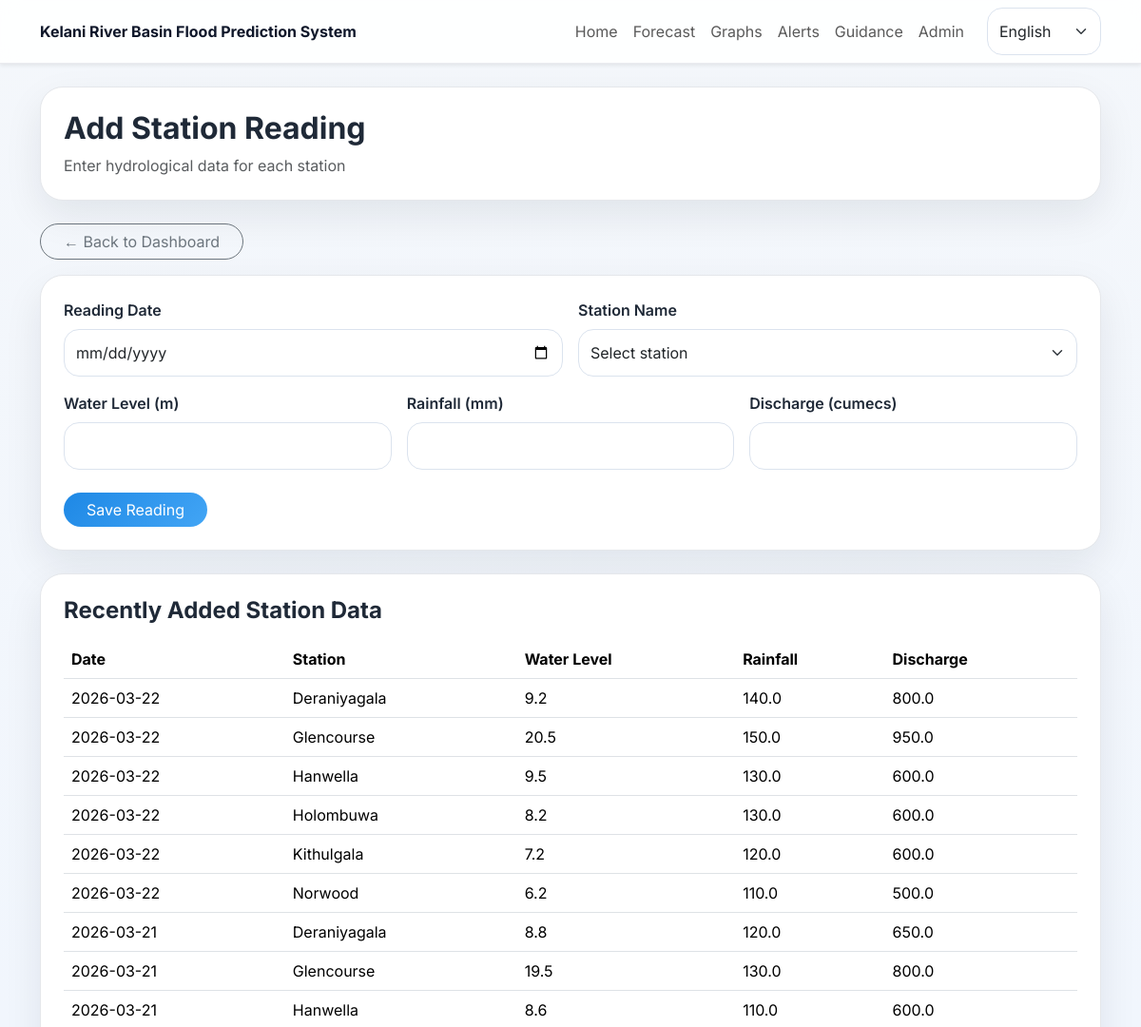
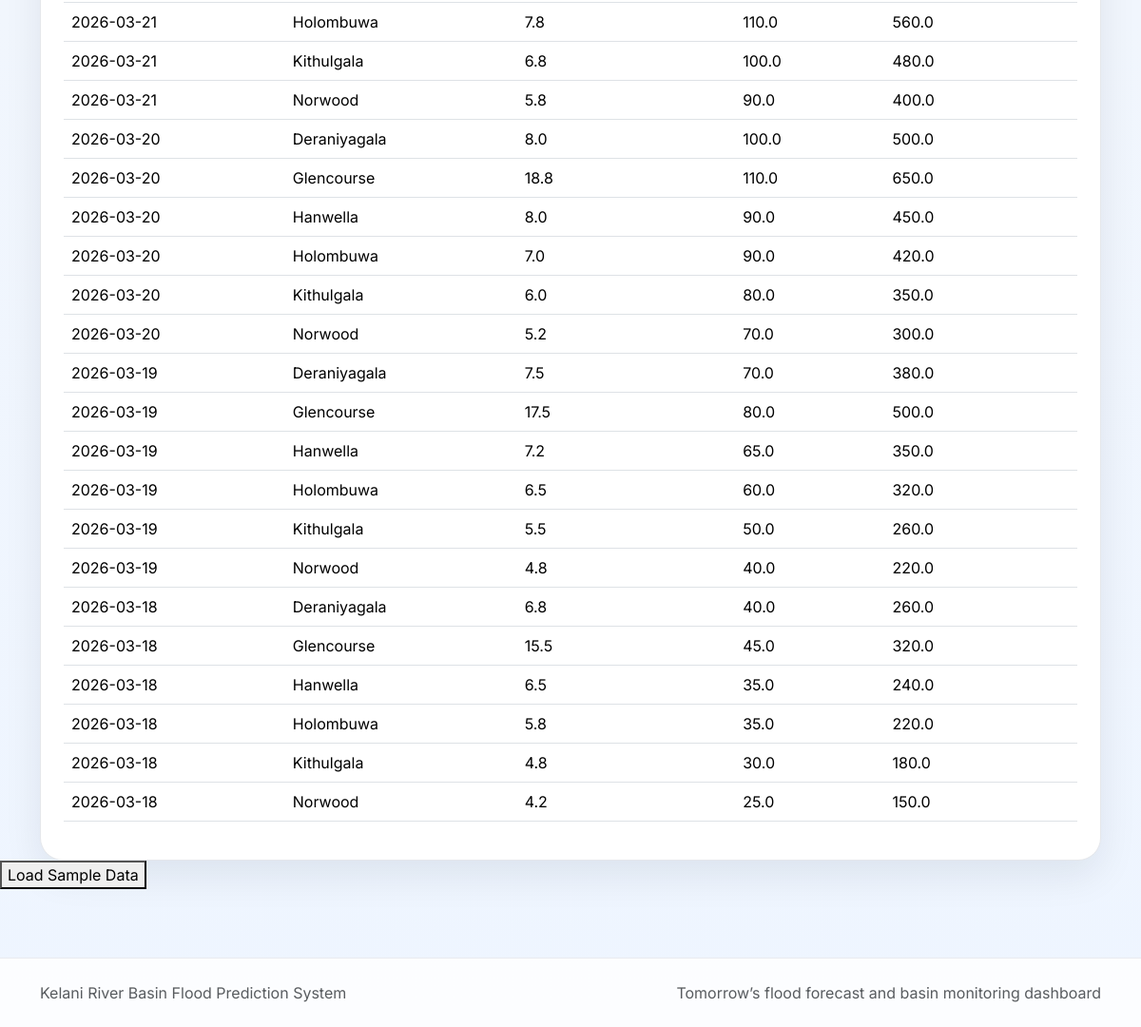
Page /admin/add-reading (signed in) on the committed database (2 pictures, top to bottom).
### app/models.py (models this page shows, shortened)
class StationReading(db.Model):
    __tablename__ = "station_readings"
    id = db.Column(db.Integer, primary_key=True)
    reading_date = db.Column(db.Date, nullable=False, index=True)
    station_name = db.Column(db.String(50), nullable=False, index=True)
    water_level = db.Column(db.Float, nullable=False)
    rainfall = db.Column(db.Float, nullable=False)
    discharge = db.Column(db.Float, nullable=False)
    created_by = db.Column(db.Integer, db.ForeignKey("admin_users.id"), nullable=True)
    created_at = db.Column(db.DateTime, default=datetime.utcnow)

### app/routes/admin.py (the view, shortened to what this page needs)
@admin_bp.route("/add-reading", methods=["GET", "POST"])
@login_required
def add_reading_page():
    readings = StationReading.query.order_by(
        StationReading.reading_date.desc(),
        StationReading.station_name.asc()
    ).limit(30).all()
    return render_template(
        "admin/add_reading.html",
        stations=STATIONS,
        readings=readings
    )

### app/models.py (called while the page is built)
@login_manager.user_loader
def load_user(user_id):
    try:
        return AdminUser.query.get(int(user_id))
    except (ValueError, TypeError):
        return None

### templates/admin/add_reading.html (shortened to what this page needs)
{% extends "base.html" %}
{% block content %}
<div class="container">
    <div class="page-header-card mb-4">
        <h2 class="fw-bold mb-2">Add Station Reading</h2>
        <p class="text-muted mb-0">Enter hydrological data for each station</p>
    </div>
    <div class="mb-3">
        <a href="{{ url_for('admin.dashboard') }}" class="btn btn-outline-secondary rounded-pill px-4">← Back to Dashboard</a>
    </div>
    <div class="content-card mb-4">
        <form method="POST" action="{{ url_for('admin.add_reading_page') }}">
            <div class="row g-3">
                <div class="col-md-6">
                    <label class="form-label fw-semibold">Reading Date</label>
                    <input type="date" name="reading_date" class="form-control rounded-4" required>
                </div>
                <div class="col-md-6">
                    <label class="form-label fw-semibold">Station Name</label>
                    <select name="station_name" class="form-select rounded-4" required>
                        <option value="">Select station</option>
                    </select>
                </div>
                <div class="col-md-4">
                    <label class="form-label fw-semibold">Water Level (m)</label>
                    <input type="number" step="0.01" name="water_level" class="form-control rounded-4" required>
                </div>
                <div class="col-md-4">
                    <label class="form-label fw-semibold">Rainfall (mm)</label>
                    <input type="number" step="0.01" name="rainfall" class="form-control rounded-4" required>
                </div>
                <div class="col-md-4">
                    <label class="form-label fw-semibold">Discharge (cumecs)</label>
                    <input type="number" step="0.01" name="discharge" class="form-control rounded-4" required>
                </div>
            </div>
            <div class="mt-4">
                <button type="submit" class="btn btn-primary rounded-pill px-4">Save Reading</button>
            </div>
        </form>
    </div>
    <div class="content-card">
        <h4 class="fw-bold mb-3">Recently Added Station Data</h4>
        <div class="table-responsive">
            <table class="table align-middle">
                <thead>
                    <tr>
                        <th>Date</th>
                        <th>Station</th>
                        <th>Water Level</th>
                        <th>Rainfall</th>
                        <th>Discharge</th>
                    </tr>
                </thead>
                <tbody>
                    {% for row in readings %}
                    <tr>
                        <td>{{ row.reading_date }}</td>
                        <td>{{ row.station_name }}</td>
                        <td>{{ row.water_level }}</td>
                        <td>{{ row.rainfall }}</td>
                        <td>{{ row.discharge }}</td>
                    </tr>
                    {% else %}
                    <tr>
                        <td colspan="5" class="text-center text-muted">No station data added yet.</td>
                    </tr>
                    {% endfor %}
                </tbody>
            </table>
        </div>
    </div>
</div>
<button type="button" onclick="loadSampleData()">Load Sample Data</button>
{% endblock %}

### static/css/style.css (style rules this page uses)
:root { --primary: #1e88e5; --secondary: #26a69a; --warning: #f9a825; --danger: #e53935; --purple: #8e44ad; --dark: #0f172a; --bg: #f4f7fb; --card: #ffffff; --text: #1f2937; --muted: #6b7280; --border: #e5e7eb; --shadow: 0 16px 40px rgba(15, 23, 42, 0.08); }
body { font-family: "Inter", "Noto Sans Sinhala", "Noto Sans Tamil", sans-serif; background: linear-gradient(180deg, #f4f7fb 0%, #eef5ff 100%); color: var(--text); }
.page-header-card, .content-card, .auth-card, .dashboard-link-card, .glass-card, .metric-card, .forecast-card { border-radius: 1.5rem; box-shadow: var(--shadow); }
.page-header-card, .content-card, .auth-card, .dashboard-link-card, .glass-card { background: var(--card); border: 1px solid var(--border); padding: 1.5rem; }
.form-control, .form-select { border: 1px solid #dbe3ee; min-height: 50px; border-radius: 1rem !important; }
.btn-primary { background: linear-gradient(135deg, #1e88e5, #42a5f5); border: none; }

### rows in the picture
StationReading: reading_date "2026-03-22", station_name "Deraniyagala", water_level "9.2", rainfall "140.0", discharge "800.0"
StationReading: reading_date "2026-03-22", station_name "Glencourse", water_level "20.5", rainfall "150.0", discharge "950.0"
StationReading: reading_date "2026-03-22", station_name "Hanwella", water_level "9.5", rainfall "130.0", discharge "600.0"
StationReading: reading_date "2026-03-22", station_name "Holombuwa", water_level "8.2", rainfall "130.0", discharge "600.0"
StationReading: reading_date "2026-03-22", station_name "Kithulgala", water_level "7.2", rainfall "120.0", discharge "600.0"
StationReading: reading_date "2026-03-22", station_name "Norwood", water_level "6.2", rainfall "110.0", discharge "500.0"
StationReading: reading_date "2026-03-21", station_name "Deraniyagala", water_level "8.8", rainfall "120.0", discharge "650.0"
StationReading: reading_date "2026-03-21", station_name "Glencourse", water_level "19.5", rainfall "130.0", discharge "800.0"
StationReading: reading_date "2026-03-21", station_name "Hanwella", water_level "8.6", rainfall "110.0", discharge "600.0"
StationReading: reading_date "2026-03-21", station_name "Holombuwa", water_level "7.8", rainfall "110.0", discharge "560.0"
StationReading: reading_date "2026-03-21", station_name "Kithulgala", water_level "6.8", rainfall "100.0", discharge "480.0"
StationReading: reading_date "2026-03-21", station_name "Norwood", water_level "5.8", rainfall "90.0", discharge "400.0"
StationReading: reading_date "2026-03-20", station_name "Deraniyagala", water_level "8.0", rainfall "100.0", discharge "500.0"
StationReading: reading_date "2026-03-20", station_name "Glencourse", water_level "18.8", rainfall "110.0", discharge "650.0"
StationReading: reading_date "2026-03-20", station_name "Hanwella", water_level "8.0", rainfall "90.0", discharge "450.0"
StationReading: reading_date "2026-03-20", station_name "Holombuwa", water_level "7.0", rainfall "90.0", discharge "420.0"
StationReading: reading_date "2026-03-20", station_name "Kithulgala", water_level "6.0", rainfall "80.0", discharge "350.0"
StationReading: reading_date "2026-03-20", station_name "Norwood", water_level "5.2", rainfall "70.0", discharge "300.0"
StationReading: reading_date "2026-03-19", station_name "Deraniyagala", water_level "7.5", rainfall "70.0", discharge "380.0"
StationReading: reading_date "2026-03-19", station_name "Glencourse", water_level "17.5", rainfall "80.0", discharge "500.0"
StationReading: reading_date "2026-03-19", station_name "Hanwella", water_level "7.2", rainfall "65.0", discharge "350.0"
StationReading: reading_date "2026-03-19", station_name "Holombuwa", water_level "6.5", rainfall "60.0", discharge "320.0"
StationReading: reading_date "2026-03-19", station_name "Kithulgala", water_level "5.5", rainfall "50.0", discharge "260.0"
StationReading: reading_date "2026-03-19", station_name "Norwood", water_level "4.8", rainfall "40.0", discharge "220.0"
StationReading: reading_date "2026-03-18", station_name "Deraniyagala", water_level "6.8", rainfall "40.0", discharge "260.0"
StationReading: reading_date "2026-03-18", station_name "Glencourse", water_level "15.5", rainfall "45.0", discharge "320.0"
StationReading: reading_date "2026-03-18", station_name "Hanwella", water_level "6.5", rainfall "35.0", discharge "240.0"
StationReading: reading_date "2026-03-18", station_name "Holombuwa", water_level "5.8", rainfall "35.0", discharge "220.0"
StationReading: reading_date "2026-03-18", station_name "Kithulgala", water_level "4.8", rainfall "30.0", discharge "180.0"
StationReading: reading_date "2026-03-18", station_name "Norwood", water_level "4.2", rainfall "25.0", discharge "150.0"
